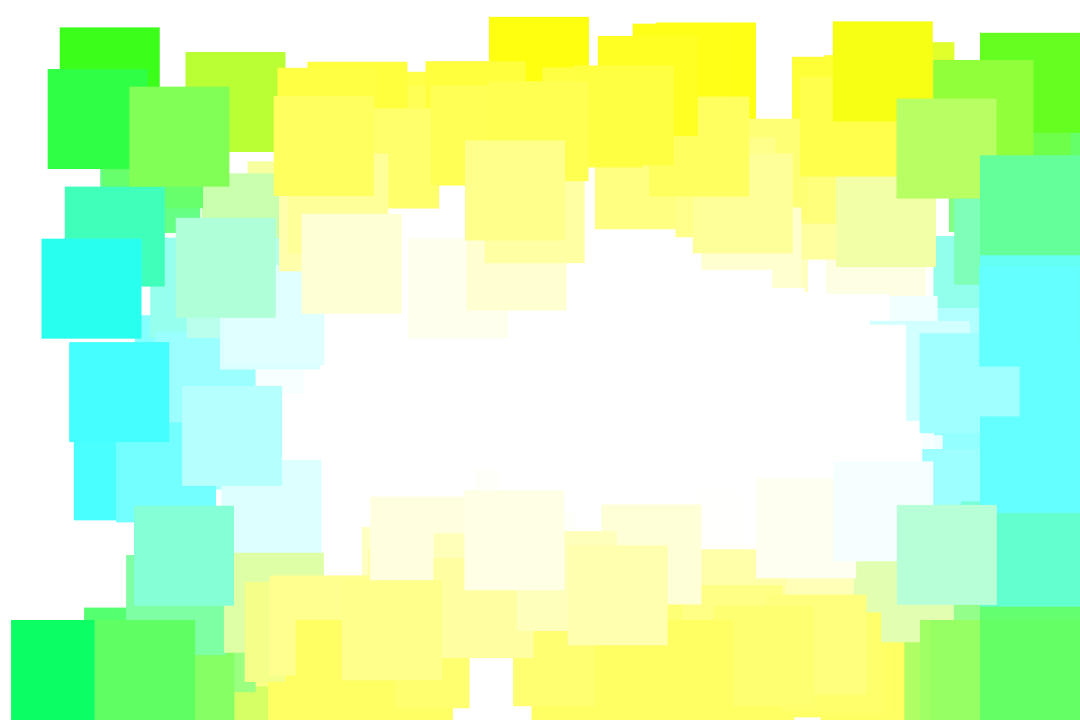
Frame 1 (no input)
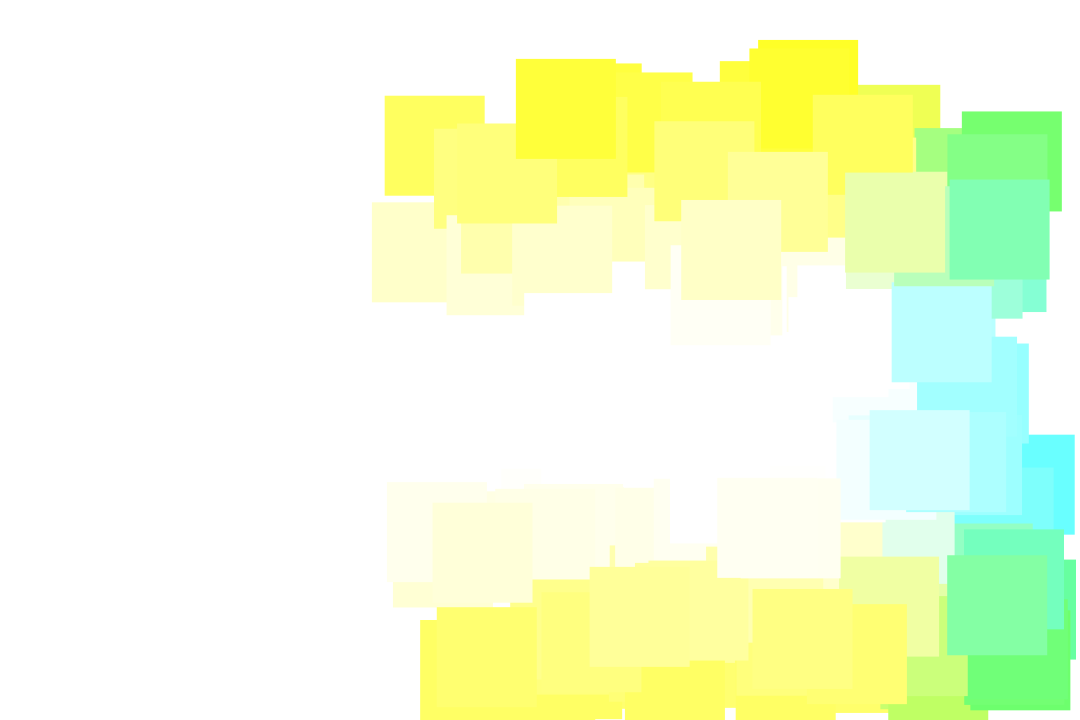
Frame 60 (the mouse pressed at the canvas centre just before this capture)
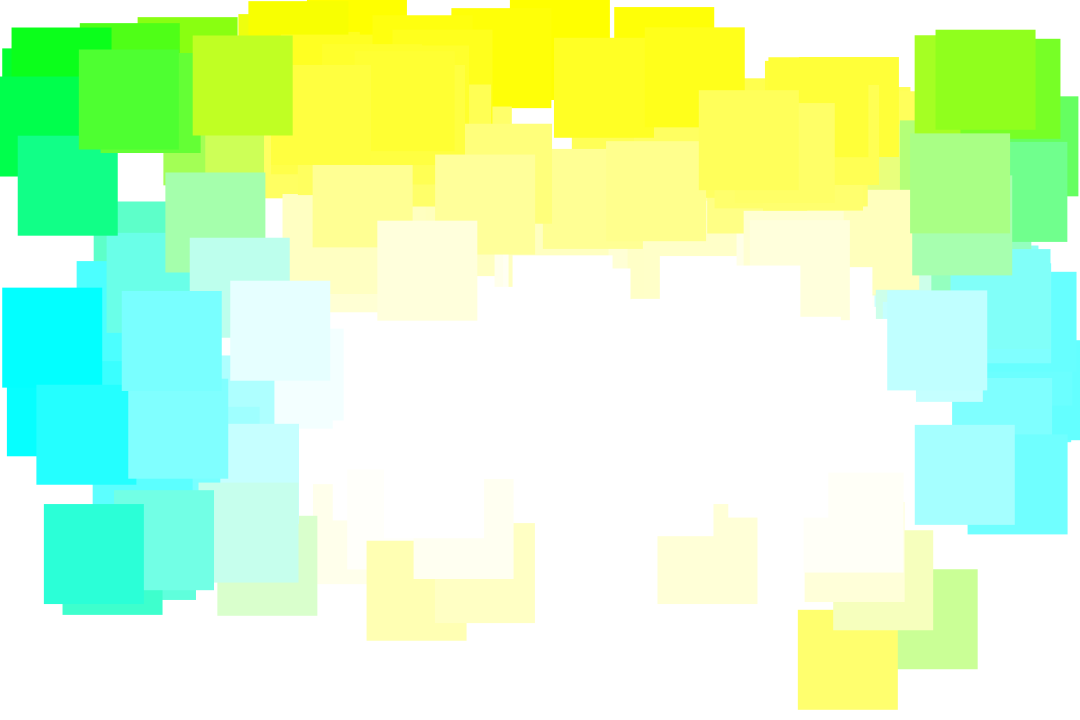
Frame 120 (the mouse held since frame 60 and released just before this capture)

The Processing sketch that drew these frames (run headless with seeded random() and noise(); from frame 60 on, the mouse is pressed at the canvas centre):

// Processing sketch: Activity3_Box
// ── Activity3_Box.pde
Box[] boxes = new Box[200];

void setup()
{
  int w = 1080;
  int h = 720;
  size(1080, 720);
  
  for (int i = 0; i < boxes.length; i++)
  {
    boxes[i] = new Box();
  }
  
  //frameRate(1);
}

void draw()
{
  noStroke();
  fill(255,255,255);
  rect(0, 0, width, height);
  
  for (int i = 0; i < boxes.length; i++)
  {
    boxes[i].draw();
  }
  
  for (int i = 0; i < boxes.length; i++)
  {
    if (i != boxes.length-1)
    {
      if (checkColl(boxes[i], boxes[i+1]))
      {
        boxes[i].ping();
        boxes[i+1].ping();
      }
    }
    else
    {
      if (checkColl(boxes[i], boxes[i-1]))
      {
        boxes[i].ping();
        boxes[i-1].ping();
      }
    }
  }
}

boolean checkColl(Box a, Box b)
{
  boolean coll = false;
  for (int ax = a.coord().x; ax < 100; ax++)
  {
    for (int ay = a.coord().y; ay < 100; ay++)
    {
      if (new Point(ax, ay) == b.coord())
      {
        coll = true;
      }
    }
  }
  
  return coll;
}
// ── Box.pde
class Box
{
  float xpos, ypos;
  float speedX, speedY;
  
  Box()
  {
    xpos = random(0, width);
    ypos = random(0, height);
    
    speedX = random(5, 10);
    speedY = random(5, 10);
  }
  
  Point coord()
  {
    return new Point((int)xpos, (int)ypos);
  }
  
  void ping()
  {
    speedX = -speedX;
    speedY = -speedY;
    print("pong!");
  }

  void draw()
  {
    
    noStroke();
    fill(255,255,255);
    
    xpos+= speedX;
    if (xpos<0)
    {
      xpos=0;
      speedX = -speedX;
    }
     else
     {
       if (xpos>(width-100))
       {
         xpos=(width-100);
         //speedX=random(40,50);
         speedX = -speedX;  
       }
     }
       
    ypos+= speedY;
    if (ypos<0)
    {
      ypos=0;
      speedY = -speedY;
    }
    else
    {
      if (ypos>(height-100))
      {
        ypos=(height-100);
        //speedY=random(40, 50);
        speedY = -speedY;
      }
    }
    
    float r = 0, b = 0;
    if (xpos > width/2)
    {
      r = width-xpos;
    }
    else
    {
      r = xpos;
    }
    if (ypos > height/2)
    {
      b = height-ypos;
    }
    else
    {
      b = ypos;
    }
    fill(r, 255, b);
    //fill(100, 100, 100);
    
    rect(xpos, ypos, 100, 100);
    
    //print("hello i am box yes\n");
  }
}
// ── Point.pde
class Point
{
  int x;
  int y;
  
  Point(int x_, int y_)
  {
    x = x_;
    y = y_;
  }
  
  Point()
  {
    x = 0;
    y = 0;
  }
}
